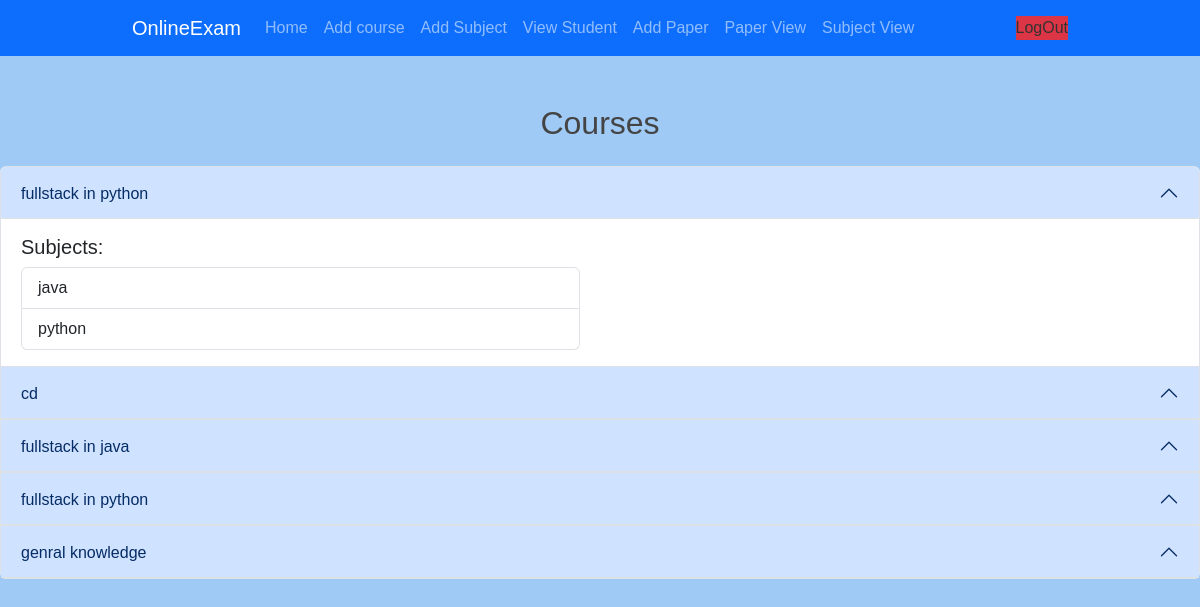
The app's page /myapp/courseview with its own data.
### myapp/models.py (models this page shows, shortened)
class course(models.Model):
    course_name=models.CharField(max_length=250)
    sub=models.ManyToManyField(subject,related_name='subjects')

class subject(models.Model):
    sub_name=models.CharField(max_length=250)
    shor_name=models.CharField(max_length=200)

### myapp/views.py (the view)
# urls.py: path("courseview",views.courseview),
def courseview(request):
    form=course.objects.all()
    return render(request,"adcourseview.html",{"form":form})

### myapp/templates/adcourseview.html (shortened to what this page needs)
<!DOCTYPE html>
<html lang="en">
<head>
    {% load static %}
    <link rel="stylesheet" href="{% static 'bootstrap.css' %}">
    <link rel="stylesheet" href="{% static 'style.css' %}">
</head>
<body>
    <nav class="navbar navbar-expand-lg navbar-dark bg-primary">
        <div class="container">
            <a class="navbar-brand" href="#">OnlineExam</a>
            <div class="collapse navbar-collapse" id="navbarNav">
                <ul class="navbar-nav">
                    <li class="nav-item"><a class="nav-link" href="/myapp/adminportal">Home</a></li>
                    <li class="nav-item"><a class="nav-link" href="/myapp/courses">Add course</a></li>
                    <li class="nav-item"><a class="nav-link" href="/myapp/sub">Add Subject</a></li>
                    <li class="nav-item"><a class="nav-link" href="/myapp/view">View Student</a></li>
                    <li class="nav-item"><a class="nav-link" href="/myapp/addpaper">Add Paper</a></li>
                    <li class="nav-item"><a class="nav-link" href="/myapp/paperview">Paper View</a></li>
                    <li class="nav-item"><a class="nav-link" href="/myapp/subview">Subject View</a></li>
                </ul>
                <a class="nav-link ms-auto bg-danger" href="/myapp/admin">LogOut</a>
            </div>
        </div>
    </nav>
    <h2 class="text-center mt-5 mb-4">Courses</h2>
<div class="accordion" id="coursesAccordion">
    {% for x in form %}
    <div class="accordion-item">
        <h2 class="accordion-header " id="heading{{ forloop.counter }}">
            <button class="accordion-button btn-sm col-6" type="button btn-sm col-6" data-bs-toggle="collapse" data-bs-target="#collapse{{ forloop.counter }}" aria-expanded="true" aria-controls="collapse{{ forloop.counter }}">
                {{ x.course_name }}
            </button>
        </h2>
        <div id="collapse{{ forloop.counter }}" class="accordion-collapse collapse {% if forloop.first %}show{% endif %}" aria-labelledby="heading{{ forloop.counter }}" data-bs-parent="#coursesAccordion">
            <div class="accordion-body btn-sm col-6">
                <h5>Subjects:</h5>
                <ul class="list-group">
                    {% for y in x.sub.all %}
                    <li class="list-group-item">{{ y.sub_name }}</li>
                    {% empty %}
                    <li class="list-group-item text-muted">No subjects available</li>
                    {% endfor %}
                </ul>
            </div>
        </div>
    </div>
    {% endfor %}
</div>
</body>
</html>

### myapp/static/style.css (style rules this page uses)
body { font-family: Arial, sans-serif; margin: 0; padding: 0; background: #9fcaf5; color: #333; }
h1, h2, h3 { color: #444; text-align: center; }
button, input[type="submit"] { background-color: #4CAF50; color: white; padding: 10px 15px; border: none; border-radius: 5px; cursor: pointer; }
.container { width: 80%; margin: 0 auto; }

### records on screen
course: course_name "fullstack in python"
subject: sub_name "java"
subject: sub_name "python"
course: course_name "cd"
course: course_name "fullstack in java"
course: course_name "fullstack in python"
course: course_name "genral knowledge"
